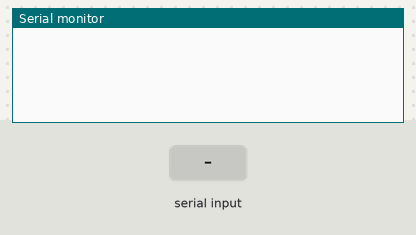
The sketch below on a simulated Arduino Uno, built with avr-gcc and run on an emulated ATmega328P. Parts: the last lines printed to the serial monitor. The test bench sets the inputs (shaded band).

Above: at 1.2 s.
1.3 s: "on,1\n" received over Serial
At 1.9 s:
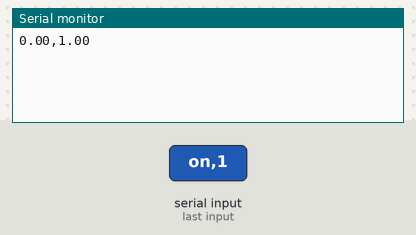
2.8 s: "on\n" received over Serial
At 4.0 s:
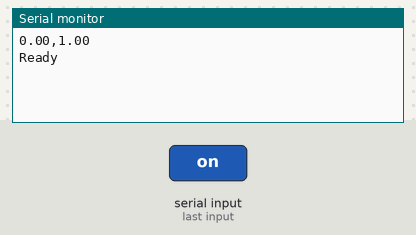
4.3 s: "stop\n" received over Serial
At 5.4 s:
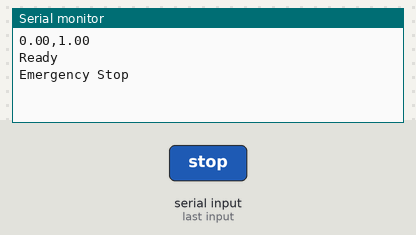

The sketch:

Motor_communication_test.ino
```cpp
float error_previo1 = 0;
float integral1 = 0;

float error_previo2 = 0;
float integral2 = 0;

float velocidad_ref_L = 0;
float velocidad_ref_R = 0;


void setup() {
  // put your setup code here, to run once:
  // Iniciar comunicación serial
  Serial.begin(9600);
}

void loop() {
  // put your main code here, to run repeatedly:

  //Verificar Inputs
  verificarComando();
}

// Revisa si se envió "stop" mientras ejecuta ciclos
void verificarComando() {
  // Verificar si hay datos en el puerto serie
  if (Serial.available()) {
    String comando = Serial.readStringUntil('\n');
    comando.trim();  // Elimina espacios en blanco
    if (comando == "on") {
      Serial.println("Ready");}
    else if (comando == "stop"){
      Serial.println("Emergency Stop");
    } else if (comando.indexOf(",") > 0){
      int comaIndex = comando.indexOf(",");
      velocidad_ref_L = comando.substring(0, comaIndex).toInt();
      velocidad_ref_R = comando.substring(comaIndex + 1).toInt();
      Serial.print(velocidad_ref_L);
      Serial.print(",");
      Serial.println(velocidad_ref_R);
    }

    //Resetear valores para nueva velocidad
    integral1 = 0;
    integral2 = 0;
    error_previo1 = 0;
    error_previo2 = 0;
    }
  }
```

Measured:
- after the input at 1.3 s, the serial monitor: prints a new line at once (image 1)
- after the input at 2.8 s, the serial monitor: prints a new line at once (image 2)
- after the input at 4.3 s, the serial monitor: prints a new line at once (image 3)
